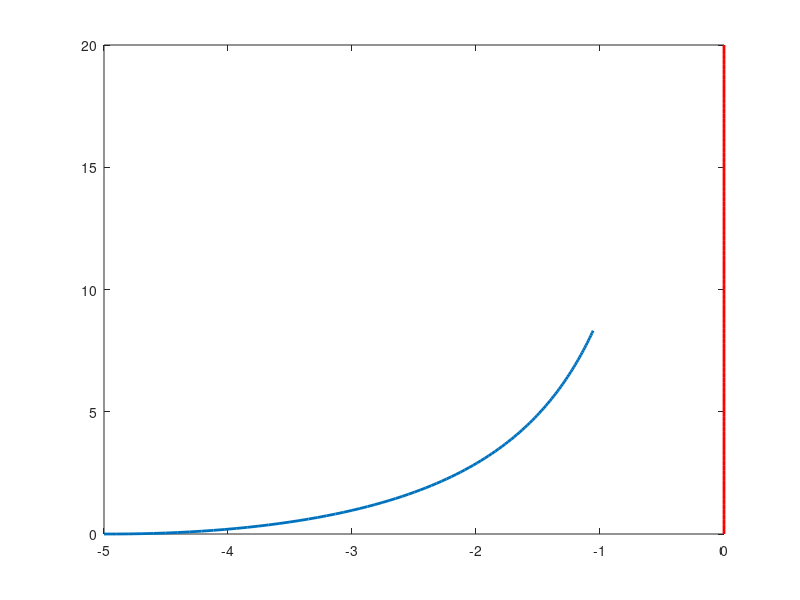

The MATLAB source for this figure:
format long;

clearvars;

BelloStart=[-5, 0];
MrXStart=[0, 0];
b = 1; % Bello velocity
s = 2; % Mr. X Velocity

simulationSteps = 100;
tmax = 10;
deltaT = tmax / simulationSteps; % Represents h
tk = 0;

belloX = zeros(simulationSteps+1, 1);
belloY = zeros(simulationSteps+1, 1);
belloX(1)=BelloStart(1);
belloY(1)=BelloStart(2);
belloPos = BelloStart;

mrXX = zeros(simulationSteps+1, 1);
mrXY = zeros(simulationSteps+1, 1);
mrXX(1)=MrXStart(1);
mrXY(1)=MrXStart(2);
mrXPos = MrXStart;

for i=2:(simulationSteps+1)
    % Calculate bello
    velocityLength = sqrt(belloPos(1)^2 + (mrXPos(2) - belloPos(2))^2);
    belloPos(1)=belloPos(1)+(-belloPos(1)/velocityLength)*b*deltaT;
    belloPos(2)=belloPos(2)+((mrXPos(2)-belloPos(2))/velocityLength)*b*deltaT;
    belloX(i)=belloPos(1);
    belloY(i)=belloPos(2);
    
    
    % Calculate Mr. X
    mrXPos(1) = 0;
    mrXPos(2) = mrXPos(2) + s*deltaT;
    mrXX(i) = mrXPos(1);
    mrXY(i) = mrXPos(2);
end

figure;
plot(belloX, belloY, 'LineWidth', 2);

hold on;
plot(mrXX, mrXY, 'Color', 'Red', 'LineWidth', 2);
